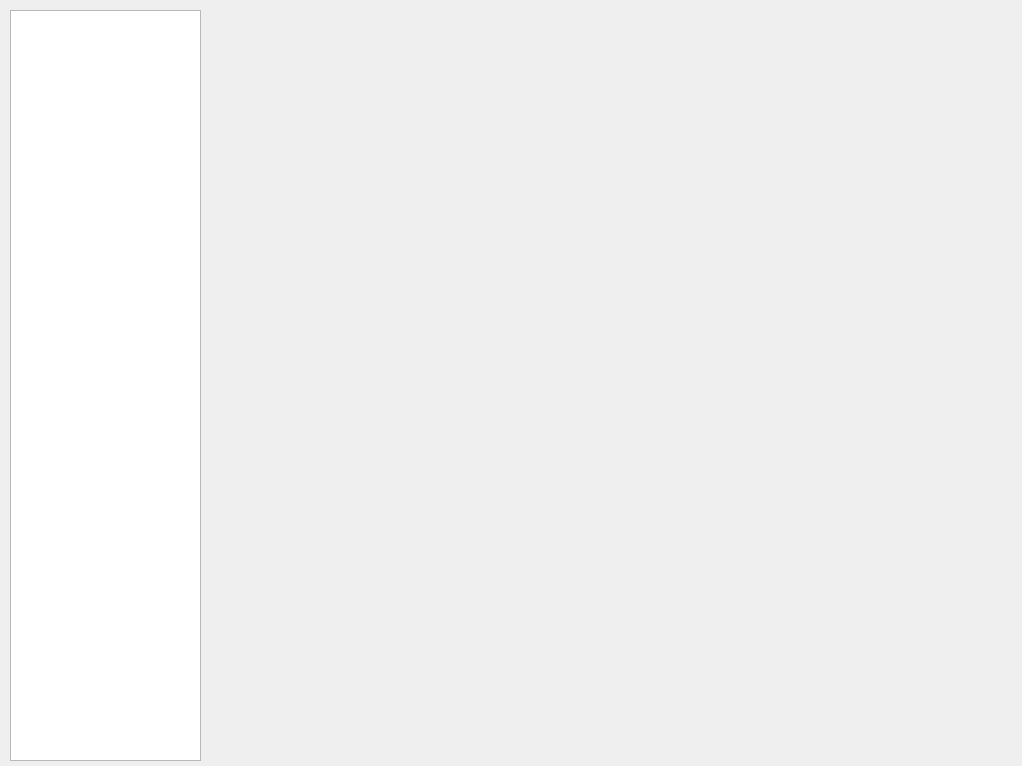
<?xml version="1.0" encoding="UTF-8"?>
<ui version="4.0">
 <class>debugIntefaceDlg</class>
 <widget class="QDialog" name="debugIntefaceDlg">
  <property name="geometry">
   <rect>
    <x>0</x>
    <y>0</y>
    <width>1022</width>
    <height>766</height>
   </rect>
  </property>
  <property name="windowTitle">
   <string>Dialog</string>
  </property>
  <widget class="QListWidget" name="lw_debug_Navigate">
   <property name="geometry">
    <rect>
     <x>10</x>
     <y>10</y>
     <width>191</width>
     <height>751</height>
    </rect>
   </property>
  </widget>
  <widget class="QStackedWidget" name="stackedWidget">
   <property name="geometry">
    <rect>
     <x>205</x>
     <y>14</y>
     <width>811</width>
     <height>741</height>
    </rect>
   </property>
   <widget class="QWidget" name="NormalDebugPage"/>
   <widget class="QWidget" name="ParamDebugPage"/>
   <widget class="QWidget" name="DbaseDebugPage"/>
  </widget>
 </widget>
 <resources/>
 <connections/>
</ui>
